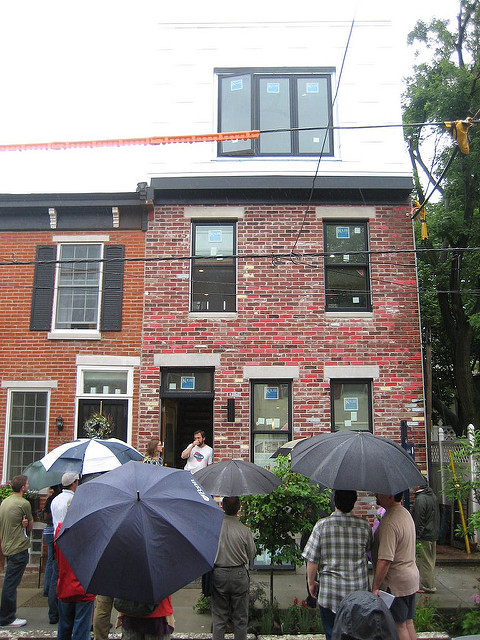
#> input picture sift/1.jpg, 480 x 640 px
$ python test.py
#> lines starting #> are read from the running program, lines starting #| are printed output that depends on the picture
### sift/sift.py
from PIL import Image
import os
from numpy import *
from pylab import *


def process_image(imagename,resultname,params="--edge-thresh 10 --peak-thresh 5"):
    if imagename[-3:] != 'pgm':
        im = Image.open(imagename).convert('L')
        im.save('tmp.pgm')
        imagename = 'tmp.pgm'
        cmmd = str("sift "+imagename+" --output="+resultname+" "+params)
        os.system(cmmd)
        print('processed', imagename, 'to', resultname)

def read_features_from_file(filename):
    """ 读取特征属性值，然后将其以矩阵的形式返回 """
    f = loadtxt(filename)
    return f[:,:4],f[:,4:] # 特征位置:坐标、尺度和方向角度   #描述子

def write_features_to_file(filename,locs,desc):
    """ 将特征位置和描述子保存到文件中 """
    savetxt(filename,hstack((locs,desc)))

# [77 lines left out: functions plot_features, match, match_twosided, appendimages, plot_matches, not called in this run]


### sift/test.py
from numpy import *
from PIL import Image
from pylab import *
import sift

imname1 = '1.jpg'
im1 = array(Image.open(imname1).convert('L'))
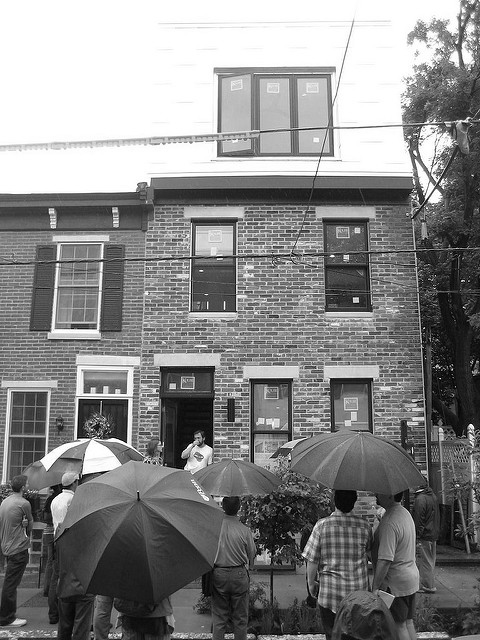
#> im1: shape (640, 480); min 0, max 255, mean 135.2
sift.process_image(imname1,'1.sift')
l1,d1 = sift.read_features_from_file('1.sift')
#> (the run stopped early here; a loop or call above may not have finished)
